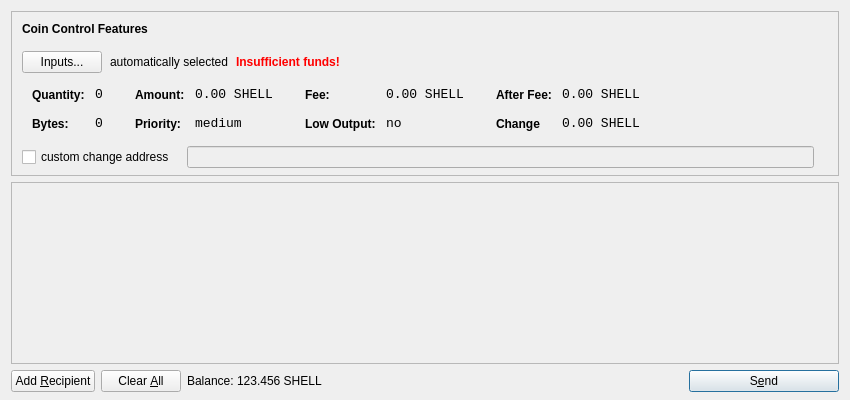
<?xml version="1.0" encoding="UTF-8"?>
<ui version="4.0">
 <class>SendCoinsDialog</class>
 <widget class="QDialog" name="SendCoinsDialog">
  <property name="geometry">
   <rect>
    <x>0</x>
    <y>0</y>
    <width>850</width>
    <height>400</height>
   </rect>
  </property>
  <property name="windowTitle">
   <string>Send Coins</string>
  </property>
  <layout class="QVBoxLayout" name="verticalLayout" stretch="0,1,0">
   <property name="bottomMargin">
    <number>8</number>
   </property>
   <item>
    <widget class="QFrame" name="frameCoinControl">
     <property name="sizePolicy">
      <sizepolicy hsizetype="Expanding" vsizetype="Expanding">
       <horstretch>0</horstretch>
       <verstretch>0</verstretch>
      </sizepolicy>
     </property>
     <property name="maximumSize">
      <size>
       <width>16777215</width>
       <height>16777215</height>
      </size>
     </property>
     <property name="frameShape">
      <enum>QFrame::StyledPanel</enum>
     </property>
     <property name="frameShadow">
      <enum>QFrame::Sunken</enum>
     </property>
     <layout class="QVBoxLayout" name="verticalLayoutCoinControl2">
      <property name="spacing">
       <number>-1</number>
      </property>
      <property name="leftMargin">
       <number>0</number>
      </property>
      <property name="topMargin">
       <number>0</number>
      </property>
      <property name="rightMargin">
       <number>0</number>
      </property>
      <property name="bottomMargin">
       <number>6</number>
      </property>
      <item>
       <layout class="QVBoxLayout" name="verticalLayoutCoinControl" stretch="0,0,0,0,1">
        <property name="spacing">
         <number>0</number>
        </property>
        <property name="leftMargin">
         <number>10</number>
        </property>
        <property name="topMargin">
         <number>10</number>
        </property>
        <item>
         <layout class="QHBoxLayout" name="horizontalLayoutCoinControl1">
          <property name="bottomMargin">
           <number>15</number>
          </property>
          <item>
           <widget class="QLabel" name="labelCoinControlFeatures">
            <property name="sizePolicy">
             <sizepolicy hsizetype="Preferred" vsizetype="Maximum">
              <horstretch>0</horstretch>
              <verstretch>0</verstretch>
             </sizepolicy>
            </property>
            <property name="font">
             <font>
              <weight>75</weight>
              <bold>true</bold>
             </font>
            </property>
            <property name="styleSheet">
             <string notr="true">font-weight:bold;</string>
            </property>
            <property name="text">
             <string>Coin Control Features</string>
            </property>
           </widget>
          </item>
         </layout>
        </item>
        <item>
         <layout class="QHBoxLayout" name="horizontalLayoutCoinControl2" stretch="0,0,0,0">
          <property name="spacing">
           <number>8</number>
          </property>
          <property name="bottomMargin">
           <number>10</number>
          </property>
          <item>
           <widget class="QPushButton" name="pushButtonCoinControl">
            <property name="styleSheet">
             <string notr="true"/>
            </property>
            <property name="text">
             <string>Inputs...</string>
            </property>
           </widget>
          </item>
          <item>
           <widget class="QLabel" name="labelCoinControlAutomaticallySelected">
            <property name="text">
             <string>automatically selected</string>
            </property>
            <property name="margin">
             <number>5</number>
            </property>
           </widget>
          </item>
          <item>
           <widget class="QLabel" name="labelCoinControlInsuffFunds">
            <property name="font">
             <font>
              <weight>75</weight>
              <bold>true</bold>
             </font>
            </property>
            <property name="styleSheet">
             <string notr="true">color:red;font-weight:bold;</string>
            </property>
            <property name="text">
             <string>Insufficient funds!</string>
            </property>
            <property name="margin">
             <number>5</number>
            </property>
           </widget>
          </item>
          <item>
           <spacer name="horizontalSpacerCoinControl">
            <property name="orientation">
             <enum>Qt::Horizontal</enum>
            </property>
            <property name="sizeHint" stdset="0">
             <size>
              <width>40</width>
              <height>1</height>
             </size>
            </property>
           </spacer>
          </item>
         </layout>
        </item>
        <item>
         <widget class="QWidget" name="widgetCoinControl" native="true">
          <property name="sizePolicy">
           <sizepolicy hsizetype="Preferred" vsizetype="Preferred">
            <horstretch>0</horstretch>
            <verstretch>0</verstretch>
           </sizepolicy>
          </property>
          <property name="minimumSize">
           <size>
            <width>0</width>
            <height>0</height>
           </size>
          </property>
          <property name="styleSheet">
           <string notr="true"/>
          </property>
          <layout class="QHBoxLayout" name="horizontalLayoutCoinControl5">
           <property name="margin">
            <number>0</number>
           </property>
           <item>
            <layout class="QHBoxLayout" name="horizontalLayoutCoinControl3" stretch="0,0,0,1">
             <property name="spacing">
              <number>20</number>
             </property>
             <property name="topMargin">
              <number>0</number>
             </property>
             <property name="bottomMargin">
              <number>10</number>
             </property>
             <item>
              <layout class="QFormLayout" name="formLayoutCoinControl1">
               <property name="horizontalSpacing">
                <number>10</number>
               </property>
               <property name="verticalSpacing">
                <number>14</number>
               </property>
               <property name="leftMargin">
                <number>10</number>
               </property>
               <property name="topMargin">
                <number>4</number>
               </property>
               <property name="rightMargin">
                <number>6</number>
               </property>
               <item row="0" column="0">
                <widget class="QLabel" name="labelCoinControlQuantityText">
                 <property name="styleSheet">
                  <string notr="true">font-weight:bold;</string>
                 </property>
                 <property name="text">
                  <string>Quantity:</string>
                 </property>
                 <property name="margin">
                  <number>0</number>
                 </property>
                </widget>
               </item>
               <item row="0" column="1">
                <widget class="QLabel" name="labelCoinControlQuantity">
                 <property name="font">
                  <font>
                   <family>Monospace</family>
                   <pointsize>10</pointsize>
                  </font>
                 </property>
                 <property name="cursor">
                  <cursorShape>IBeamCursor</cursorShape>
                 </property>
                 <property name="contextMenuPolicy">
                  <enum>Qt::ActionsContextMenu</enum>
                 </property>
                 <property name="text">
                  <string>0</string>
                 </property>
                 <property name="margin">
                  <number>0</number>
                 </property>
                 <property name="textInteractionFlags">
                  <set>Qt::LinksAccessibleByMouse|Qt::TextSelectableByKeyboard|Qt::TextSelectableByMouse</set>
                 </property>
                </widget>
               </item>
               <item row="1" column="0">
                <widget class="QLabel" name="labelCoinControlBytesText">
                 <property name="styleSheet">
                  <string notr="true">font-weight:bold;</string>
                 </property>
                 <property name="text">
                  <string>Bytes:</string>
                 </property>
                </widget>
               </item>
               <item row="1" column="1">
                <widget class="QLabel" name="labelCoinControlBytes">
                 <property name="font">
                  <font>
                   <family>Monospace</family>
                   <pointsize>10</pointsize>
                  </font>
                 </property>
                 <property name="cursor">
                  <cursorShape>IBeamCursor</cursorShape>
                 </property>
                 <property name="contextMenuPolicy">
                  <enum>Qt::ActionsContextMenu</enum>
                 </property>
                 <property name="text">
                  <string>0</string>
                 </property>
                 <property name="textInteractionFlags">
                  <set>Qt::LinksAccessibleByMouse|Qt::TextSelectableByKeyboard|Qt::TextSelectableByMouse</set>
                 </property>
                </widget>
               </item>
              </layout>
             </item>
             <item>
              <layout class="QFormLayout" name="formLayoutCoinControl2">
               <property name="horizontalSpacing">
                <number>10</number>
               </property>
               <property name="verticalSpacing">
                <number>14</number>
               </property>
               <property name="leftMargin">
                <number>6</number>
               </property>
               <property name="topMargin">
                <number>4</number>
               </property>
               <property name="rightMargin">
                <number>6</number>
               </property>
               <item row="0" column="0">
                <widget class="QLabel" name="labelCoinControlAmountText">
                 <property name="styleSheet">
                  <string notr="true">font-weight:bold;</string>
                 </property>
                 <property name="text">
                  <string>Amount:</string>
                 </property>
                 <property name="margin">
                  <number>0</number>
                 </property>
                </widget>
               </item>
               <item row="0" column="1">
                <widget class="QLabel" name="labelCoinControlAmount">
                 <property name="font">
                  <font>
                   <family>Monospace</family>
                   <pointsize>10</pointsize>
                  </font>
                 </property>
                 <property name="cursor">
                  <cursorShape>IBeamCursor</cursorShape>
                 </property>
                 <property name="contextMenuPolicy">
                  <enum>Qt::ActionsContextMenu</enum>
                 </property>
                 <property name="text">
                  <string notr="true">0.00 SHELL</string>
                 </property>
                 <property name="textInteractionFlags">
                  <set>Qt::LinksAccessibleByMouse|Qt::TextSelectableByKeyboard|Qt::TextSelectableByMouse</set>
                 </property>
                </widget>
               </item>
               <item row="1" column="0">
                <widget class="QLabel" name="labelCoinControlPriorityText">
                 <property name="styleSheet">
                  <string notr="true">font-weight:bold;</string>
                 </property>
                 <property name="text">
                  <string>Priority:</string>
                 </property>
                </widget>
               </item>
               <item row="1" column="1">
                <widget class="QLabel" name="labelCoinControlPriority">
                 <property name="font">
                  <font>
                   <family>Monospace</family>
                   <pointsize>10</pointsize>
                  </font>
                 </property>
                 <property name="cursor">
                  <cursorShape>IBeamCursor</cursorShape>
                 </property>
                 <property name="contextMenuPolicy">
                  <enum>Qt::ActionsContextMenu</enum>
                 </property>
                 <property name="text">
                  <string>medium</string>
                 </property>
                 <property name="textInteractionFlags">
                  <set>Qt::LinksAccessibleByMouse|Qt::TextSelectableByKeyboard|Qt::TextSelectableByMouse</set>
                 </property>
                </widget>
               </item>
              </layout>
             </item>
             <item>
              <layout class="QFormLayout" name="formLayoutCoinControl3">
               <property name="horizontalSpacing">
                <number>10</number>
               </property>
               <property name="verticalSpacing">
                <number>14</number>
               </property>
               <property name="leftMargin">
                <number>6</number>
               </property>
               <property name="topMargin">
                <number>4</number>
               </property>
               <property name="rightMargin">
                <number>6</number>
               </property>
               <item row="0" column="0">
                <widget class="QLabel" name="labelCoinControlFeeText">
                 <property name="styleSheet">
                  <string notr="true">font-weight:bold;</string>
                 </property>
                 <property name="text">
                  <string>Fee:</string>
                 </property>
                 <property name="margin">
                  <number>0</number>
                 </property>
                </widget>
               </item>
               <item row="0" column="1">
                <widget class="QLabel" name="labelCoinControlFee">
                 <property name="font">
                  <font>
                   <family>Monospace</family>
                   <pointsize>10</pointsize>
                  </font>
                 </property>
                 <property name="cursor">
                  <cursorShape>IBeamCursor</cursorShape>
                 </property>
                 <property name="contextMenuPolicy">
                  <enum>Qt::ActionsContextMenu</enum>
                 </property>
                 <property name="text">
                  <string notr="true">0.00 SHELL</string>
                 </property>
                 <property name="textInteractionFlags">
                  <set>Qt::LinksAccessibleByMouse|Qt::TextSelectableByKeyboard|Qt::TextSelectableByMouse</set>
                 </property>
                </widget>
               </item>
               <item row="1" column="0">
                <widget class="QLabel" name="labelCoinControlLowOutputText">
                 <property name="styleSheet">
                  <string notr="true">font-weight:bold;</string>
                 </property>
                 <property name="text">
                  <string>Low Output:</string>
                 </property>
                </widget>
               </item>
               <item row="1" column="1">
                <widget class="QLabel" name="labelCoinControlLowOutput">
                 <property name="font">
                  <font>
                   <family>Monospace</family>
                   <pointsize>10</pointsize>
                  </font>
                 </property>
                 <property name="cursor">
                  <cursorShape>IBeamCursor</cursorShape>
                 </property>
                 <property name="contextMenuPolicy">
                  <enum>Qt::ActionsContextMenu</enum>
                 </property>
                 <property name="text">
                  <string>no</string>
                 </property>
                 <property name="textInteractionFlags">
                  <set>Qt::LinksAccessibleByMouse|Qt::TextSelectableByKeyboard|Qt::TextSelectableByMouse</set>
                 </property>
                </widget>
               </item>
              </layout>
             </item>
             <item>
              <layout class="QFormLayout" name="formLayoutCoinControl4">
               <property name="horizontalSpacing">
                <number>10</number>
               </property>
               <property name="verticalSpacing">
                <number>14</number>
               </property>
               <property name="leftMargin">
                <number>6</number>
               </property>
               <property name="topMargin">
                <number>4</number>
               </property>
               <property name="rightMargin">
                <number>6</number>
               </property>
               <item row="0" column="0">
                <widget class="QLabel" name="labelCoinControlAfterFeeText">
                 <property name="styleSheet">
                  <string notr="true">font-weight:bold;</string>
                 </property>
                 <property name="text">
                  <string>After Fee:</string>
                 </property>
                 <property name="margin">
                  <number>0</number>
                 </property>
                </widget>
               </item>
               <item row="0" column="1">
                <widget class="QLabel" name="labelCoinControlAfterFee">
                 <property name="font">
                  <font>
                   <family>Monospace</family>
                   <pointsize>10</pointsize>
                  </font>
                 </property>
                 <property name="cursor">
                  <cursorShape>IBeamCursor</cursorShape>
                 </property>
                 <property name="contextMenuPolicy">
                  <enum>Qt::ActionsContextMenu</enum>
                 </property>
                 <property name="text">
                  <string notr="true">0.00 SHELL</string>
                 </property>
                 <property name="textInteractionFlags">
                  <set>Qt::LinksAccessibleByMouse|Qt::TextSelectableByKeyboard|Qt::TextSelectableByMouse</set>
                 </property>
                </widget>
               </item>
               <item row="1" column="0">
                <widget class="QLabel" name="labelCoinControlChangeText">
                 <property name="styleSheet">
                  <string notr="true">font-weight:bold;</string>
                 </property>
                 <property name="text">
                  <string>Change</string>
                 </property>
                </widget>
               </item>
               <item row="1" column="1">
                <widget class="QLabel" name="labelCoinControlChange">
                 <property name="font">
                  <font>
                   <family>Monospace</family>
                   <pointsize>10</pointsize>
                  </font>
                 </property>
                 <property name="cursor">
                  <cursorShape>IBeamCursor</cursorShape>
                 </property>
                 <property name="contextMenuPolicy">
                  <enum>Qt::ActionsContextMenu</enum>
                 </property>
                 <property name="text">
                  <string notr="true">0.00 SHELL</string>
                 </property>
                 <property name="textInteractionFlags">
                  <set>Qt::LinksAccessibleByMouse|Qt::TextSelectableByKeyboard|Qt::TextSelectableByMouse</set>
                 </property>
                </widget>
               </item>
              </layout>
             </item>
            </layout>
           </item>
          </layout>
         </widget>
        </item>
        <item>
         <layout class="QHBoxLayout" name="horizontalLayoutCoinControl4" stretch="0,0,0">
          <property name="spacing">
           <number>12</number>
          </property>
          <property name="sizeConstraint">
           <enum>QLayout::SetDefaultConstraint</enum>
          </property>
          <property name="topMargin">
           <number>5</number>
          </property>
          <property name="rightMargin">
           <number>5</number>
          </property>
          <item>
           <widget class="QCheckBox" name="checkBoxCoinControlChange">
            <property name="text">
             <string>custom change address</string>
            </property>
           </widget>
          </item>
          <item>
           <widget class="QLineEdit" name="lineEditCoinControlChange">
            <property name="enabled">
             <bool>false</bool>
            </property>
            <property name="sizePolicy">
             <sizepolicy hsizetype="Expanding" vsizetype="Fixed">
              <horstretch>0</horstretch>
              <verstretch>0</verstretch>
             </sizepolicy>
            </property>
           </widget>
          </item>
          <item>
           <widget class="QLabel" name="labelCoinControlChangeLabel">
            <property name="sizePolicy">
             <sizepolicy hsizetype="Preferred" vsizetype="Expanding">
              <horstretch>0</horstretch>
              <verstretch>0</verstretch>
             </sizepolicy>
            </property>
            <property name="minimumSize">
             <size>
              <width>0</width>
              <height>0</height>
             </size>
            </property>
            <property name="text">
             <string/>
            </property>
            <property name="margin">
             <number>3</number>
            </property>
           </widget>
          </item>
         </layout>
        </item>
        <item>
         <spacer name="verticalSpacerCoinControl">
          <property name="orientation">
           <enum>Qt::Vertical</enum>
          </property>
          <property name="sizeHint" stdset="0">
           <size>
            <width>800</width>
            <height>1</height>
           </size>
          </property>
         </spacer>
        </item>
       </layout>
      </item>
     </layout>
    </widget>
   </item>
   <item>
    <widget class="QScrollArea" name="scrollArea">
     <property name="widgetResizable">
      <bool>true</bool>
     </property>
     <widget class="QWidget" name="scrollAreaWidgetContents">
      <property name="geometry">
       <rect>
        <x>0</x>
        <y>0</y>
        <width>830</width>
        <height>165</height>
       </rect>
      </property>
      <layout class="QVBoxLayout" name="verticalLayout_2">
       <property name="margin">
        <number>0</number>
       </property>
       <item>
        <layout class="QVBoxLayout" name="entries">
         <property name="spacing">
          <number>6</number>
         </property>
        </layout>
       </item>
       <item>
        <spacer name="verticalSpacer">
         <property name="orientation">
          <enum>Qt::Vertical</enum>
         </property>
         <property name="sizeHint" stdset="0">
          <size>
           <width>20</width>
           <height>40</height>
          </size>
         </property>
        </spacer>
       </item>
      </layout>
     </widget>
    </widget>
   </item>
   <item>
    <layout class="QHBoxLayout" name="horizontalLayout">
     <item>
      <widget class="QPushButton" name="addButton">
       <property name="toolTip">
        <string>Send to multiple recipients at once</string>
       </property>
       <property name="text">
        <string>Add &amp;Recipient</string>
       </property>
       <property name="autoDefault">
        <bool>false</bool>
       </property>
      </widget>
     </item>
     <item>
      <widget class="QPushButton" name="clearButton">
       <property name="sizePolicy">
        <sizepolicy hsizetype="Minimum" vsizetype="Fixed">
         <horstretch>0</horstretch>
         <verstretch>0</verstretch>
        </sizepolicy>
       </property>
       <property name="toolTip">
        <string>Remove all transaction fields</string>
       </property>
       <property name="text">
        <string>Clear &amp;All</string>
       </property>
       <property name="autoRepeatDelay">
        <number>300</number>
       </property>
       <property name="autoDefault">
        <bool>false</bool>
       </property>
      </widget>
     </item>
     <item>
      <layout class="QHBoxLayout" name="horizontalLayout_2">
       <property name="spacing">
        <number>3</number>
       </property>
       <item>
        <widget class="QLabel" name="label">
         <property name="sizePolicy">
          <sizepolicy hsizetype="Preferred" vsizetype="Fixed">
           <horstretch>0</horstretch>
           <verstretch>0</verstretch>
          </sizepolicy>
         </property>
         <property name="text">
          <string>Balance:</string>
         </property>
        </widget>
       </item>
       <item>
        <widget class="QLabel" name="labelBalance">
         <property name="sizePolicy">
          <sizepolicy hsizetype="Preferred" vsizetype="Fixed">
           <horstretch>0</horstretch>
           <verstretch>0</verstretch>
          </sizepolicy>
         </property>
         <property name="cursor">
          <cursorShape>IBeamCursor</cursorShape>
         </property>
         <property name="text">
          <string notr="true">123.456 SHELL</string>
         </property>
         <property name="textInteractionFlags">
          <set>Qt::LinksAccessibleByMouse|Qt::TextSelectableByKeyboard|Qt::TextSelectableByMouse</set>
         </property>
        </widget>
       </item>
      </layout>
     </item>
     <item>
      <spacer name="horizontalSpacer">
       <property name="orientation">
        <enum>Qt::Horizontal</enum>
       </property>
       <property name="sizeHint" stdset="0">
        <size>
         <width>40</width>
         <height>20</height>
        </size>
       </property>
      </spacer>
     </item>
     <item>
      <widget class="QPushButton" name="sendButton">
       <property name="minimumSize">
        <size>
         <width>150</width>
         <height>0</height>
        </size>
       </property>
       <property name="toolTip">
        <string>Confirm the send action</string>
       </property>
       <property name="text">
        <string>S&amp;end</string>
       </property>
       <property name="icon">
        <iconset resource="../bitcoin.qrc">
         <normaloff>:/icons/send</normaloff>:/icons/send</iconset>
       </property>
       <property name="default">
        <bool>true</bool>
       </property>
      </widget>
     </item>
    </layout>
   </item>
  </layout>
 </widget>
 <resources>
  <include location="../bitcoin.qrc"/>
 </resources>
 <connections/>
</ui>
